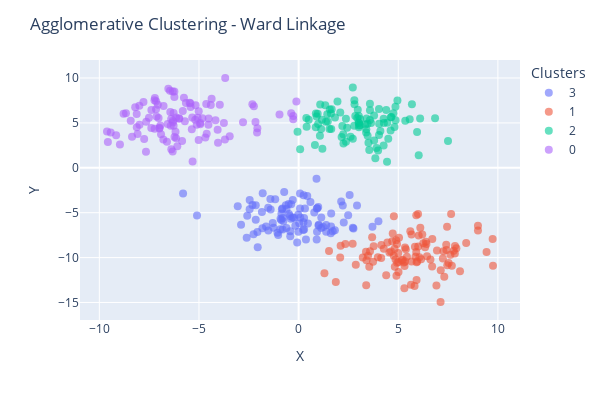

The cell this chart's notebook holds for it:
### Code cell
# Apply Agglomerative Clustering with Ward linkage
y_w4 = AgglomerativeClustering(n_clusters=4, linkage='ward').fit_predict(X2)

# Saving the cluster labels
agg_labels = pd.DataFrame()
agg_labels['Ward-4'] = y_w4

# Plotting the clusters
cv_X2.plot_clusters(y_w4, title='Agglomerative Clustering - Ward Linkage')
